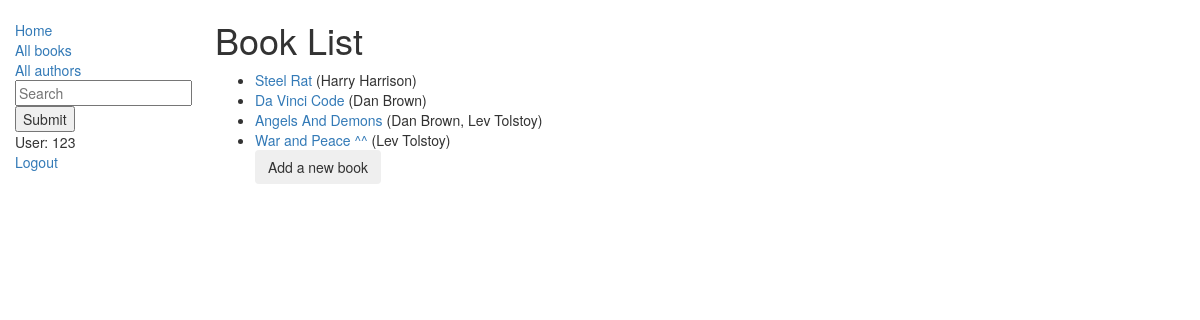
Page /catalog/books/ (signed in) on the earlier database version.
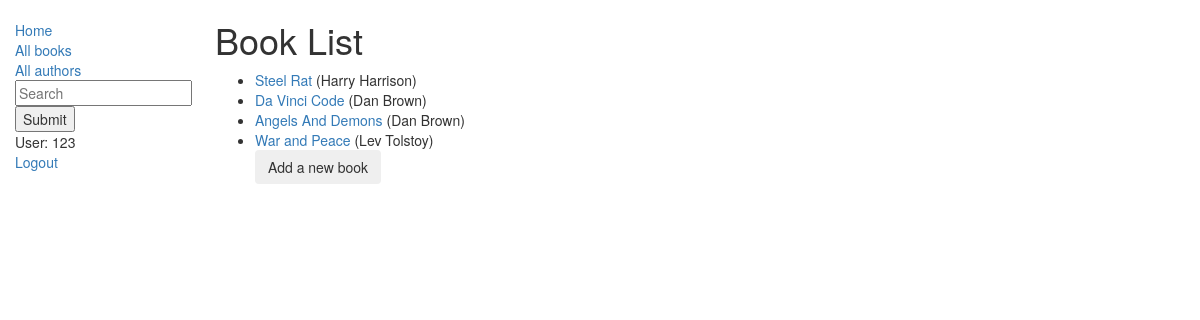
Same page on the later database version.
### catalog/models.py (models this page shows, shortened)
class Book(models.Model):
    book_title = models.CharField(max_length=200)
    author = models.ManyToManyField(Author)
    def get_absolute_url(self):
        return reverse('book-detail', args=[str(self.id)])
    def display_author(self):
        return ', '.join([ author.author_name for author in self.author.all() ])
    display_author.short_description = 'Author'

class Author(models.Model):
    author_name = models.CharField(max_length=200)

### catalog/views.py (the view)
# urls.py: path('books/', views.BookListView.as_view(), name='books'),
class BookListView(LoginRequiredMixin, generic.ListView):
    model = Book
    def get_queryset(self):
        result = super(BookListView, self).get_queryset()
        query = self.request.GET.get('q')
        if query:
            result = result.filter(Q(book_title__icontains=query) | Q(author__author_name__icontains=query))
        return result

### catalog/templates/catalog/book_list.html (shortened to what this page needs)
{% extends "base_generic.html" %}
{% block content %}
    <h1>Book List</h1>
    {% if book_list %}
    <ul>
      {% for book in book_list %}
      <li>
        <a href="{{ book.get_absolute_url }}">{{ book.book_title }}</a> ({{ book.display_author }})
      </li>
      {% endfor %}
      <form action="{% url 'book_create'%}?next={{request.path}}" method="get">
        <input type="submit" class="btn" value="Add a new book">
      </form>
    </ul>
    {% else %}
      <p>There are no books in the library.</p>
    {% endif %}
{% endblock %}

### catalog/templates/base_generic.html (shortened to what this page needs)
<!DOCTYPE html>
<html lang="en">
<head>
  <link rel="stylesheet" href="https://maxcdn.bootstrapcdn.com/bootstrap/3.3.7/css/bootstrap.min.css">
  {% load static %}
  <link rel="stylesheet" href="{% static 'css/styles.css' %}">
</head>
<body>
  <div class="container-fluid">
    <div class="row">
      <div class="col-sm-2">
      {% block sidebar %}
      <ul class="sidebar-nav">
          <li><a href="{% url 'index' %}">Home</a></li>
          <li><a href="{% url 'books' %}">All books</a></li>
          <li><a href="{% url 'authors' %}">All authors</a></li>
          <form id="searchform" action="." method="get" accept-charset="utf-8">
            <input class="searchfield" id="searchbox" name="q" type="text" placeholder="Search">
            <button id="search_submit" type="submit" >Submit</button>
          </form>
          {% if user.is_authenticated %}
            <li>User: {{ user.get_username }}</li>
            <li><a href="{% url 'logout'%}?next={{request.path}}">Logout</a></li>
          {% else %}
            <li><a href="{% url 'login'%}?next={{request.path}}">Login</a></li>
          {% endif %}
      </ul>
     {% endblock %}
      </div>
      <div class="col-sm-10 ">
      {% block content %}{% endblock %}
      </div>
    </div>
  </div>
</body>
</html>

### catalog/static/css/styles.css (style rules this page uses)
.sidebar-nav { margin-top: 20px; padding: 0; list-style: none; }

Differences in the rows shown:
computed for Book "Angels And Demons": display_author "Dan Brown, Lev Tolstoy" → "Dan Brown"
changed Book "Lev Tolstoy": book_title "War and Peace ^^" → "War and Peace"
